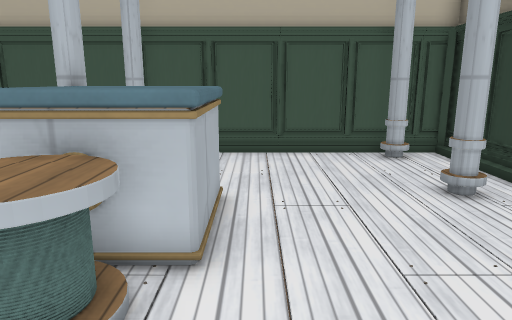
view 1 (above)

16 first-person views from a walk through a Godot game level. The camera is 1.2 m above the floor, tilts 12° down and sees 70° across. The floor is counted in squares, 0.5 m on a side. Each view is taken from the middle of a square. On the plan, view 1 faces up. The plan holds only what a view shows up to about 20 squares ahead; the rest is blank. The place goes on beyond the plan. Some surface patterns are stand-ins.

view 2
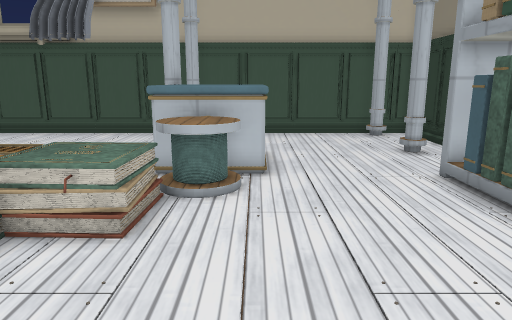

view 3
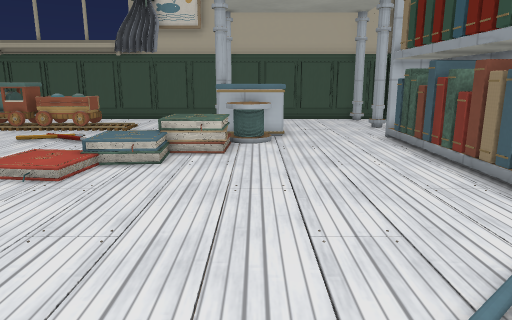

view 4
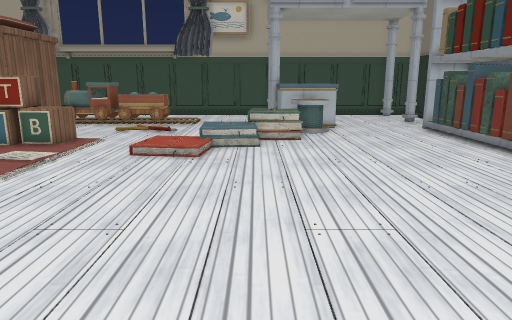

view 5
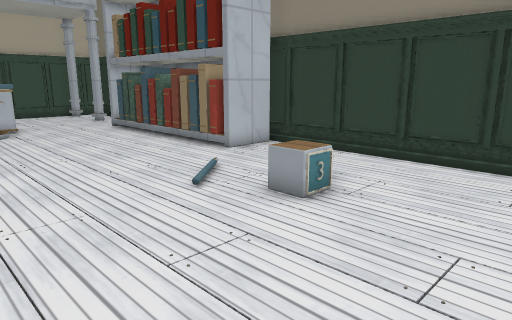

view 6
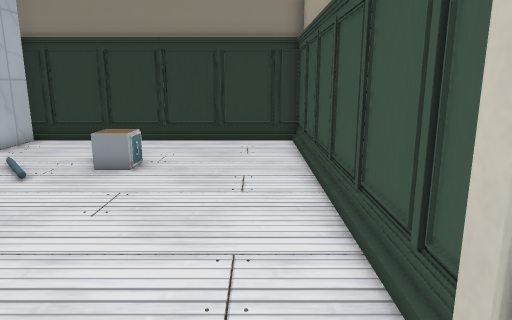

view 7
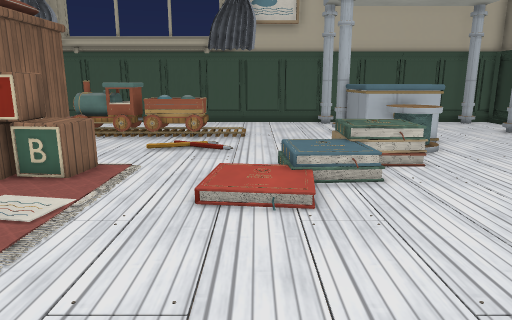

view 8
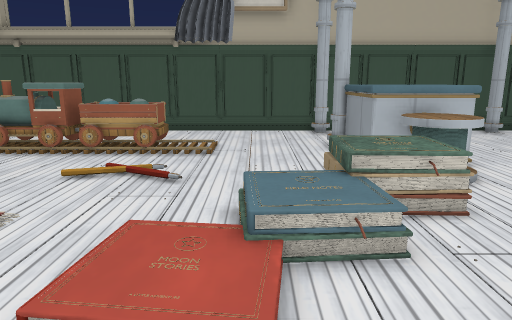

view 9
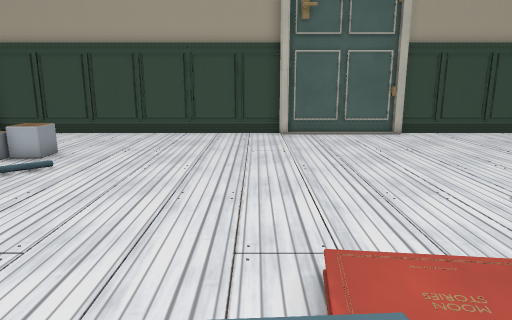

view 10
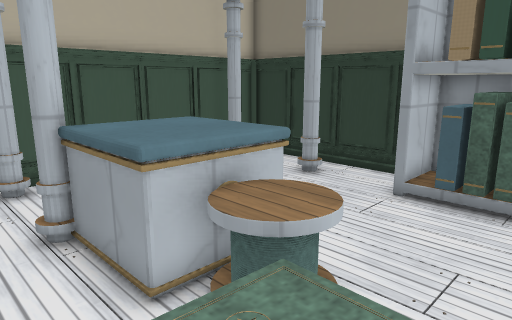

view 11
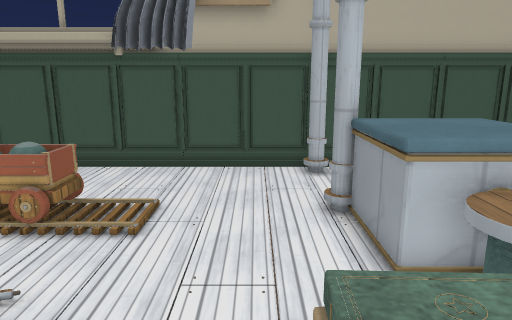

view 12
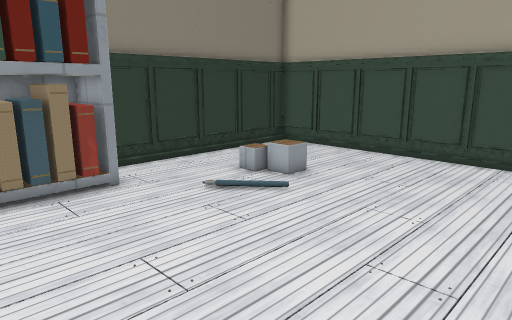

view 13
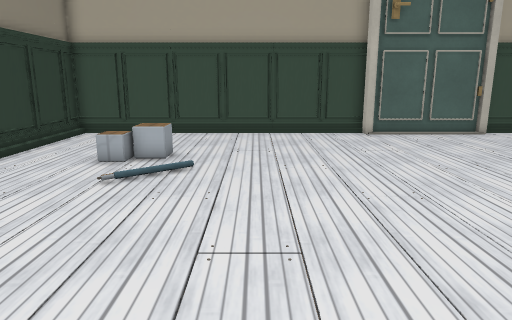

view 14
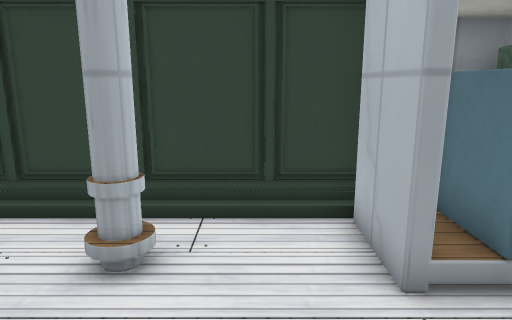

view 15
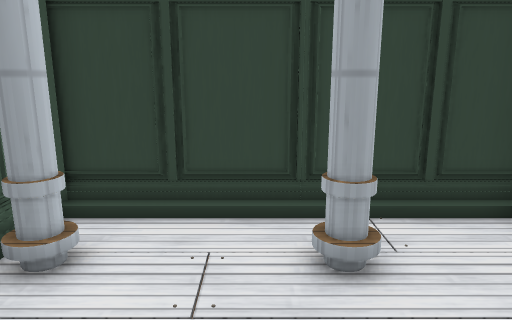

view 16
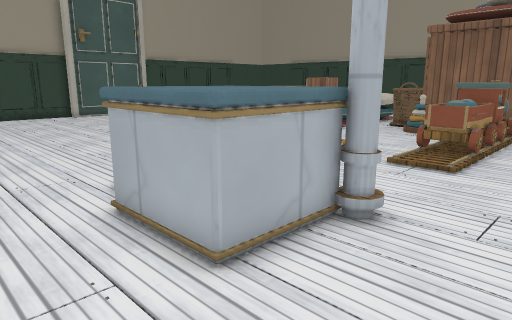

### Floor plan
Key: @ floor where view 1 was taken; # wall or solid block; x gap in a wall; . main floor; : floor 0.25 m higher than the main floor; + floor 0.5 m higher than the main floor; / step, stairs or slope; = window, fence, low wall or low ledge; ^ raised ledge; B block; O other object.
Columns run from 14 left of view 1 to 7 right of it. Each row starts with its distance up from view 1.
 13 ######################
 12  .........#= .....##=#
 11   .......... .......=#
 10   ...................#
  9   ...................#
  8  ...//....#=......#x=#
  7 #OOO......^^^^....=..#
  6 #.........^^^^......=#
  5  .........^^^^.......#
  4  ..........^^^....####
  3  .........#^^.....##
  2  ........++=......#
  1  ......///+=......#
  0 BB...../://#..@...#
 -1 BB...///:/........#
 -2  ..../:/..........#
 -3  ....///..........#
 -4  .................#
 -5   ................##
 -6   ................####
 -7   ...................#
 -8  ....................#
 -9  ...................=#
-10  ....................#
-11  ..............O....=#
-12  ....................#
-13  ...................=#
-14  ....................#
-15  ....................#
-16 ########............=#
-17        ###############

Positions as (right, up) in squares from view 1, and headings:
1: (0, 0), facing up
2: (-1, -5), facing up
3: (-2, -12), facing up
4: (-5, -15), facing up
5: (-5, -16), facing up-right
6: (-9, -15), facing right
7: (-8, -10), facing up
8: (-7, -6), facing up
9: (-6, 1), facing down
10: (-6, 0), facing up-right
11: (-6, -1), facing up
12: (-7, -1), facing down-right
13: (-2, 1), facing down
14: (0, 6), facing right
15: (0, 9), facing right
16: (2, 11), facing down-left
